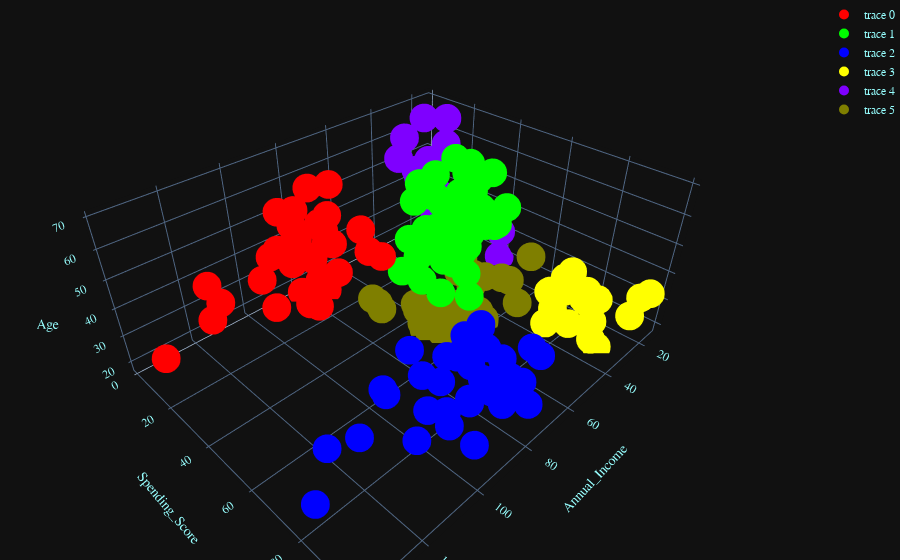

Notebook source saved alongside this figure:
### Markdown cell above
Let us proceed with visualizing the dataset by using the 3D plotly to apply the model.

### Code cell
trace0= go.Scatter3d(
        x=hierarchical0.Annual_Income,
        y=hierarchical0.Spending_Score,
        z=hierarchical0.Age,
        mode="markers",
        marker=dict(
                    size=10,
                    color="rgb(255,0,0)",                                   # set color to an array/list of desired values  
        )
)
trace1= go.Scatter3d(
        x=hierarchical1.Annual_Income,
        y=hierarchical1.Spending_Score,
        z=hierarchical1.Age,
        mode="markers",
        marker=dict(
                    size=10,
                    color="rgb(0,255,0)",                                   # set color to an array/list of desired values  
        )
)
trace2= go.Scatter3d(
        x=hierarchical2.Annual_Income,
        y=hierarchical2.Spending_Score,
        z=hierarchical2.Age,
        mode="markers",
        marker=dict(
                    size=10,
                    color="rgb(0,0,255)",                                   # set color to an array/list of desired values  
        )
)
trace3= go.Scatter3d(
        x=hierarchical3.Annual_Income,
        y=hierarchical3.Spending_Score,
        z=hierarchical3.Age,
        mode="markers",
        marker=dict(
                    size=10,
                    color="rgb(255,255,0)",                                   # set color to an array/list of desired values  
        )
)
trace4= go.Scatter3d(
        x=hierarchical4.Annual_Income,
        y=hierarchical4.Spending_Score,
        z=hierarchical4.Age,
        mode="markers",
        marker=dict(
                    size=10,
                    color="rgb(127,0,255)",                                   # set color to an array/list of desired values  
        )
)

trace5= go.Scatter3d(
        x=hierarchical5.Annual_Income,
        y=hierarchical5.Spending_Score,
        z=hierarchical5.Age,
        mode="markers",
        marker=dict(
                    size=10,
                    color="rgb(127,127,0)",                                   # set color to an array/list of desired values  
        )
)


df_plot_hierarchical=[trace0,trace1,trace2,trace3,trace4, trace5]

layout = go.Layout(
            margin=dict(
                    l=0,
                    r=0,
                    b=0,
                    t=0
            ),
    scene = dict(
    xaxis = dict(
        title='Annual_Income'),
    yaxis = dict(
        title='Spending_Score'),
    zaxis = dict(
        title='Age'),),
    
)

fig=go.Figure(data = df_plot_hierarchical, layout = layout)
fig.update_layout(template = "plotly_dark", font = dict(family = "PT Sans", size = 12, color = "#97FFFF"))
iplot(fig)

### Figure 1 — Plotly figure (JSON) as saved in the notebook; plotly's stock layout.template omitted (floating-point values rounded to 4 significant figures)
{"data": [{"marker": {"color": "rgb(255,0,0)", "size": 10}, "mode": "markers", "type": "scatter3d", "x": [71, 71, 71, 73, 73, 74, 75, 77, 77, 78, 78, 78, 78, 78, 78, 79, 81, 85, 86, 87, 87, 87, 88, 88, 93, 97, 98, 99, 101, 103, 103, 113, 120, 126, 137], "y": [35, 11, 9, 5, 7, 10, 5, 12, 36, 22, 17, 20, 16, 1, 1, 35, 5, 26, 20, 27, 13, 10, 13, 15, 14, 32, 15, 39, 24, 17, 23, 8, 16, 28, 18], "z": [43, 59, 47, 20, 44, 19, 57, 25, 48, 34, 43, 44, 47, 37, 34, 56, 19, 50, 42, 36, 40, 36, 52, 58, 59, 37, 46, 41, 54, 41, 34, 33, 47, 45, 32]}, {"marker": {"color": "rgb(0,255,0)", "size": 10}, "mode": "markers", "type": "scatter3d", "x": [38, 40, 42, 43, 43, 43, 44, 44, 46, 46, 47, 47, 48, 48, 48, 49, 49, 50, 50, 54, 54, 54, 54, 54, 54, 54, 54, 54, 57, 58, 58, 59, 60, 60, 60, 60, 61, 62, 62, 62, 63, 63, 63, 63, 63, 64, 65, 65, 67, 67, 67, 69], "y": [35, 55, 52, 60, 45, 41, 50, 46, 46, 56, 52, 59, 51, 50, 48, 55, 42, 49, 56, 47, 53, 48, 42, 51, 55, 41, 44, 46, 58, 60, 46, 55, 49, 40, 42, 47, 42, 48, 59, 56, 50, 46, 43, 48, 52, 42, 43, 59, 43, 57, 40, 58], "z": [65, 50, 49, 59, 50, 47, 51, 69, 53, 70, 67, 54, 63, 43, 68, 70, 47, 60, 60, 59, 45, 40, 49, 57, 38, 67, 46, 48, 55, 34, 50, 68, 48, 40, 32, 47, 48, 49, 67, 49, 66, 54, 68, 66, 65, 38, 63, 49, 51, 50, 38, 40]}, {"marker": {"color": "rgb(0,0,255)", "size": 10}, "mode": "markers", "type": "scatter3d", "x": [69, 70, 71, 71, 71, 72, 73, 73, 74, 75, 76, 77, 77, 78, 78, 78, 78, 78, 78, 79, 81, 85, 86, 87, 87, 87, 88, 88, 93, 97, 98, 99, 101, 103, 103, 113, 120, 126, 137], "y": [91, 77, 95, 75, 75, 71, 88, 73, 72, 93, 87, 97, 74, 90, 88, 76, 89, 78, 73, 83, 93, 75, 95, 63, 75, 92, 86, 69, 90, 86, 88, 97, 68, 85, 69, 91, 79, 74, 83], "z": [39, 31, 40, 38, 39, 31, 29, 32, 35, 32, 32, 28, 32, 34, 39, 38, 27, 30, 30, 29, 31, 36, 33, 32, 28, 36, 30, 27, 35, 32, 29, 30, 28, 36, 32, 38, 35, 32, 30]}, {"marker": {"color": "rgb(255,255,0)", "size": 10}, "mode": "markers", "type": "scatter3d", "x": [15, 16, 17, 18, 19, 19, 20, 20, 21, 23, 24, 25, 28, 29, 30, 33, 33, 34, 37, 38], "y": [81, 77, 76, 94, 72, 99, 77, 79, 66, 98, 73, 73, 82, 87, 73, 92, 81, 73, 75, 92], "z": [21, 23, 22, 23, 30, 35, 24, 22, 20, 35, 25, 31, 29, 23, 21, 18, 21, 30, 20, 24]}, {"marker": {"color": "rgb(127,0,255)", "size": 10}, "mode": "markers", "type": "scatter3d", "x": [15, 16, 17, 18, 19, 19, 20, 20, 21, 23, 24, 25, 28, 28, 29, 30, 33, 33, 34, 37, 39, 39], "y": [39, 6, 40, 6, 3, 14, 15, 13, 35, 29, 35, 5, 14, 32, 31, 4, 4, 14, 17, 26, 36, 28], "z": [19, 20, 31, 35, 64, 67, 58, 37, 35, 52, 35, 46, 54, 45, 40, 60, 53, 49, 42, 36, 48, 49]}, {"marker": {"color": "rgb(127,127,0)", "size": 10}, "mode": "markers", "type": "scatter3d", "x": [28, 39, 39, 40, 40, 40, 42, 43, 46, 46, 48, 48, 48, 54, 54, 54, 57, 59, 60, 60, 61, 62, 62, 62, 63, 64, 65, 65, 67, 70, 72, 76], "y": [61, 61, 65, 47, 42, 42, 60, 54, 51, 55, 59, 59, 47, 54, 52, 57, 55, 41, 52, 50, 49, 41, 55, 42, 54, 46, 48, 50, 56, 29, 34, 40], "z": [35, 31, 24, 27, 29, 31, 33, 31, 27, 19, 18, 19, 32, 26, 23, 21, 22, 18, 24, 27, 20, 23, 26, 21, 19, 19, 18, 19, 27, 23, 25, 28]}], "layout": {"font": {"color": "#97FFFF", "family": "PT Sans", "size": 12}, "margin": {"b": 0, "l": 0, "r": 0, "t": 0}, "scene": {"xaxis": {"title": {"text": "Annual_Income"}}, "yaxis": {"title": {"text": "Spending_Score"}}, "zaxis": {"title": {"text": "Age"}}}}}
